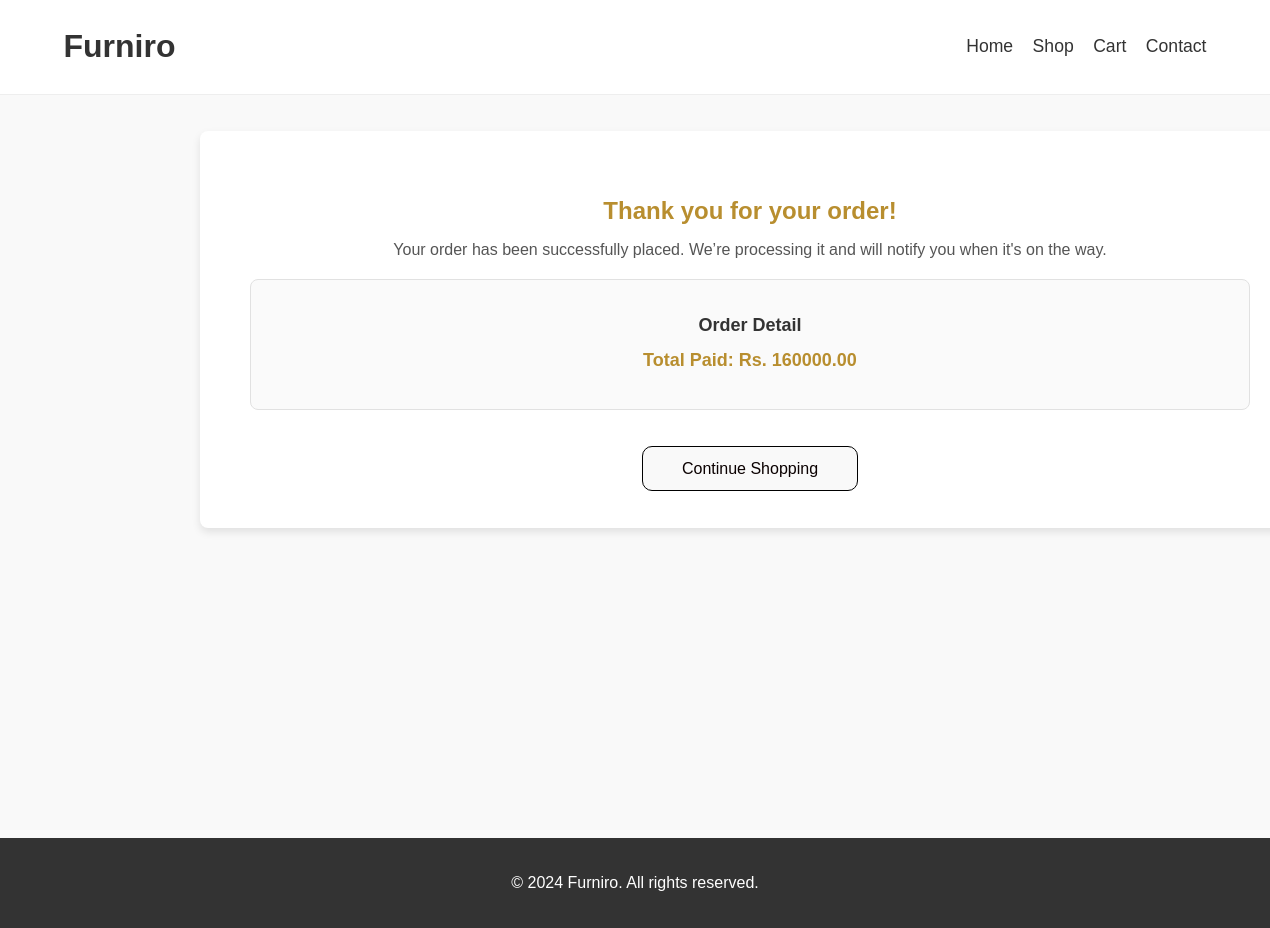
/order-success/ (signed in), run on an earlier commit of the app's database.
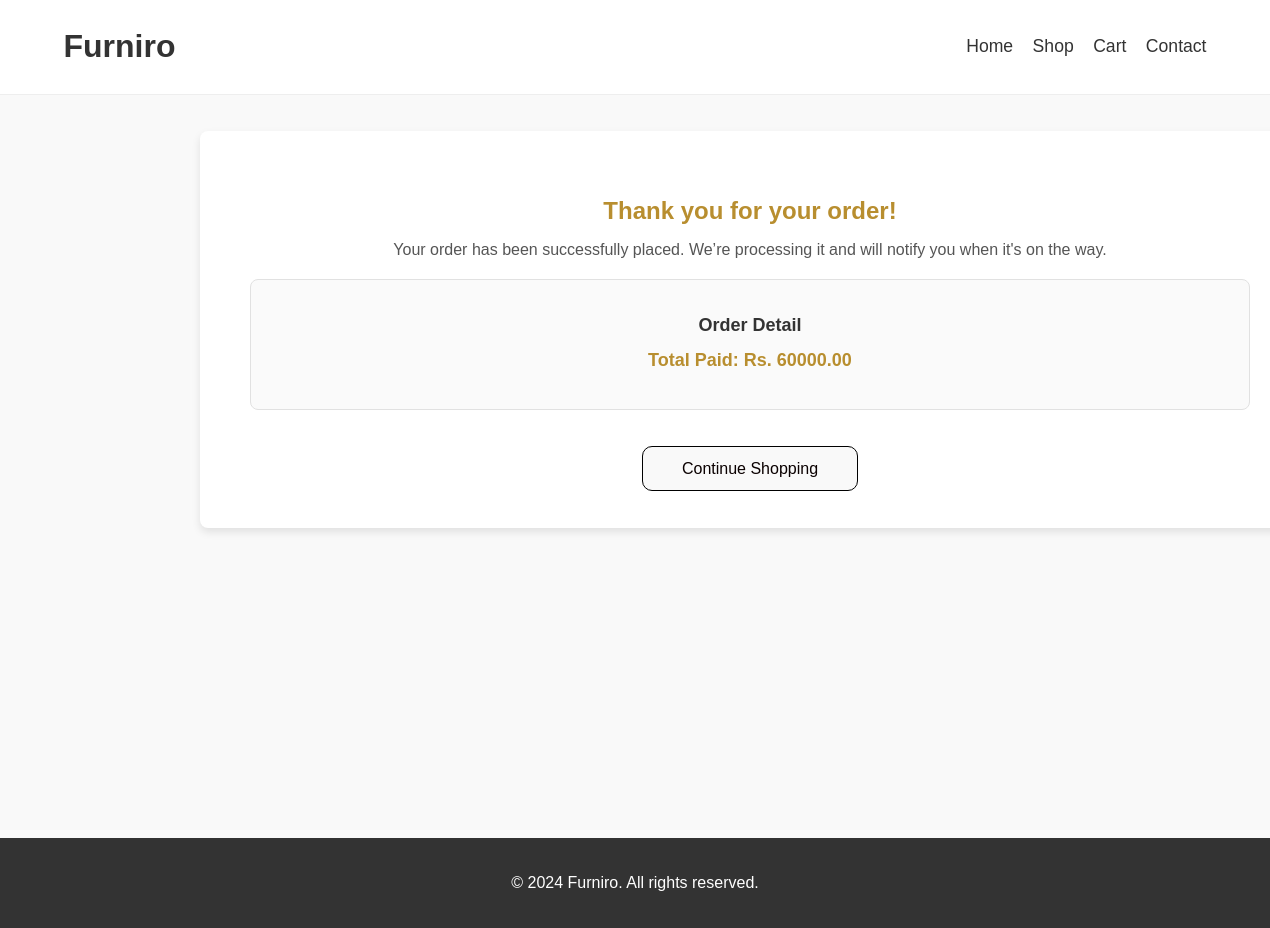
And on a later commit of the database.
### Checkout/models.py (models this page shows, shortened)
class Checkout(models.Model):
    user = models.ForeignKey(User, on_delete=models.CASCADE)
    first_name = models.CharField(max_length=50, default=None)
    last_name = models.CharField(max_length=50, default=None)
    country = models.CharField(max_length=50, default=None)
    city = models.CharField(max_length=100)
    address = models.CharField(max_length=255)
    postal_code = models.CharField(max_length=20)
    phone = models.IntegerField()
    email = models.EmailField(null=True, blank=True)
    cart = models.ManyToManyField(Cart)
    total_price = models.DecimalField(max_digits=10, decimal_places=2)
    created_on = models.DateTimeField(auto_now_add=True)

### Checkout/views.py (the view)
# urls.py: path('order-success/', views.order_success, name='order_success'),
def order_success(request):
    order = Checkout.objects.filter(user=request.user).order_by('-created_on').first()
    if not order:
        return redirect('all_products')
    total_price = order.total_price
    return render(request, 'Checkout/order-success.html', {
        'total_price': total_price
    })

### Checkout/templates/Checkout/order-success.html (shortened to what this page needs)
{%load static%}
<!DOCTYPE html>
<html lang="en">
<head>
    <link rel="stylesheet" href="{% static 'Checkout/order-success.css' %}">
</head>
<body>
    <header class="header">
        <div class="container header-content">
            <h1 class="store-name">Furniro</h1>
            <nav class="nav-links">
                <a href="{% url 'home' %}">Home</a>
                <a href="{% url 'all_products'%}">Shop</a>
                <a href="{% url 'cart_detail' %}">Cart</a>
                <a href="{% url 'contact' %}">Contact</a>
            </nav>
        </div>
    </header>
    <br><br>
    <div class="success-container">
        <div class="success-message">
            <h1>Thank you for your order!</h1>
            <p>Your order has been successfully placed. We’re processing it and will notify you when it's on the way.</p>
        </div>
        <div class="order-summary">
            <h2>Order Detail</h2>
            <p class="total">Total Paid: <strong>Rs. {{ total_price }}</strong></p>
        </div>
        <a href="{% url 'all_products' %}" class="more-shopping-btn">Continue Shopping</a>
    </div>
    <footer class="footer">
        <p>&copy; 2024 Furniro. All rights reserved.</p>
    </footer>
</body>
</html>

What changed in the data, as far as the page shows it:
no longer on this page (row unchanged): Checkout: total_price "160000.00"
added Checkout: total_price "60000.00"
